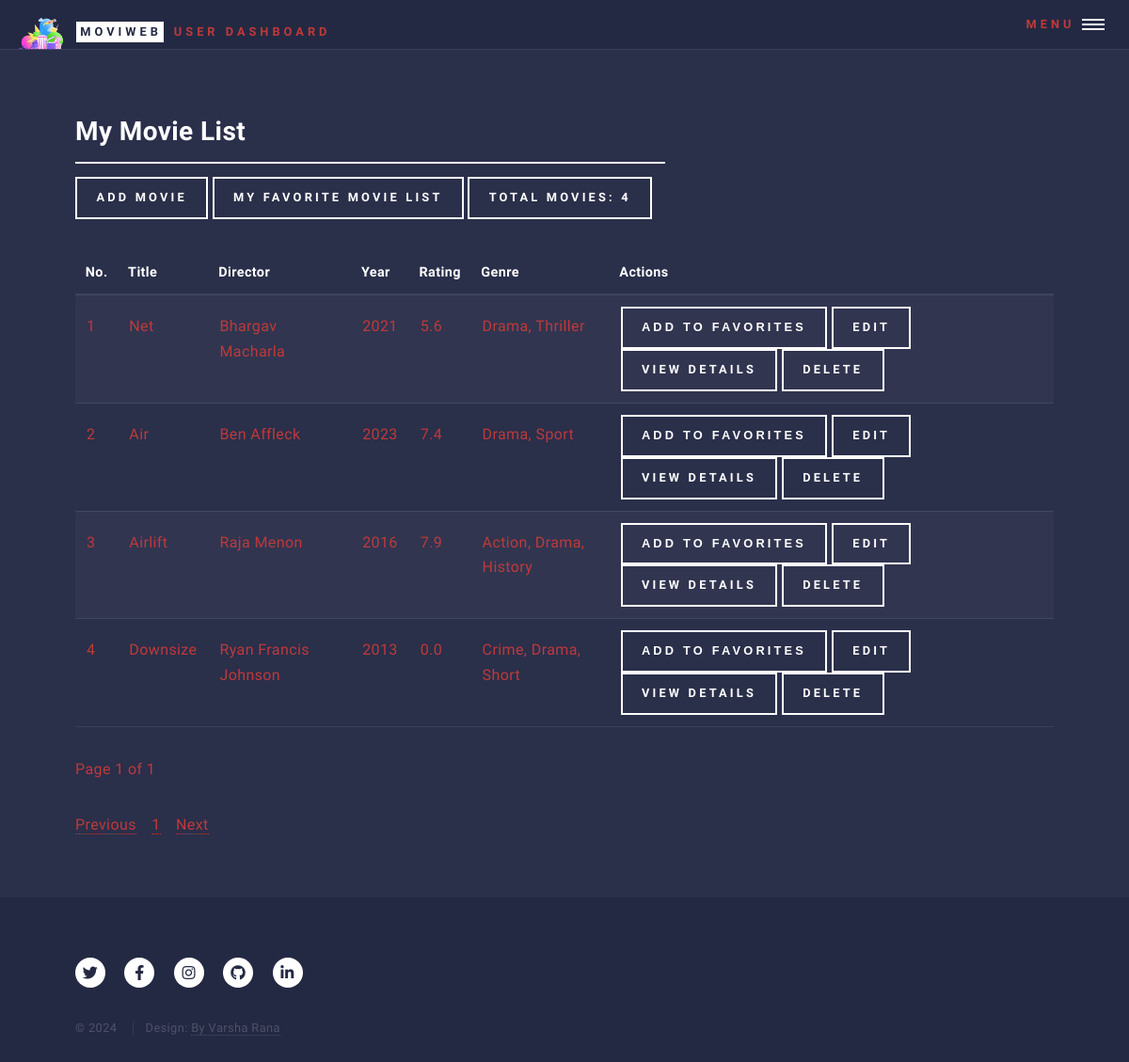
Page /user/my_movies (signed in) on the earlier database version.
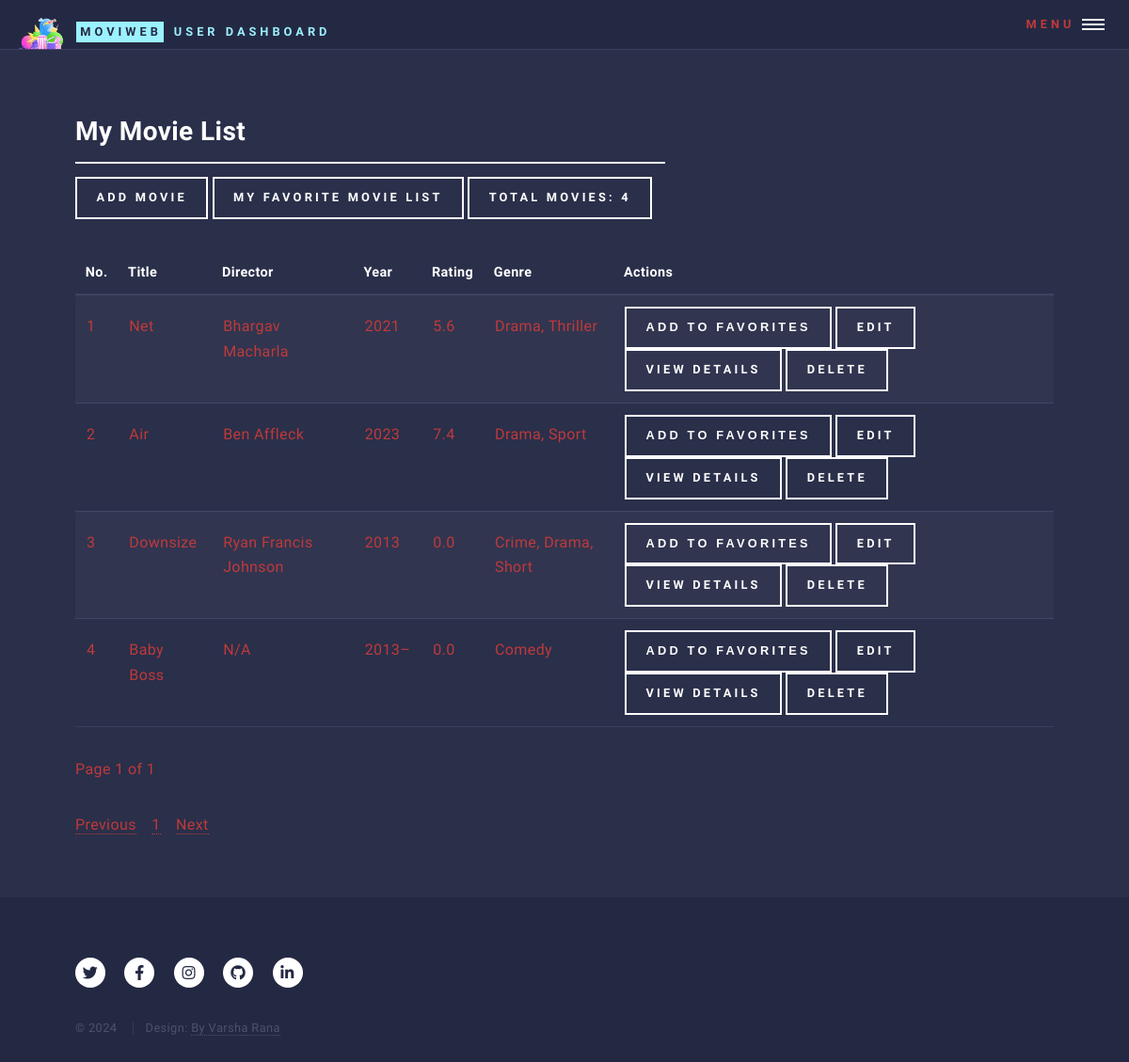
Same page on the later database version.
### models.py (models this page shows)
class Movie(db.Model):
    __tablename__ = 'movie'
    id = db.Column(db.Integer, primary_key=True)
    title = db.Column(db.String(100), nullable=False)
    year = db.Column(db.Integer, nullable=False)
    rating = db.Column(db.Float, nullable=False)
    poster = db.Column(db.String(255))  # Optional field to store movie posters
    plot = db.Column(db.Text)  # Optional field to store the plot
    imdbID = db.Column(db.String(255), nullable=True)  # IMDb ID or link
    trailer = db.Column(db.String(255), nullable=True)  # New field to store YouTube trailer URL
    user_id = db.Column(db.Integer, db.ForeignKey('user.id'))
    admin_id = db.Column(db.Integer, db.ForeignKey('admin.id'))
    director_id = db.Column(db.Integer, db.ForeignKey('director.id'), nullable=False)  # Foreign key to Director
    genres = db.relationship('Genre', secondary=movie_genre, backref='movies')
    favorites = db.relationship('Favorite', back_populates='movie', lazy=True)  # Add this line

class Director(db.Model):
    __tablename__ = 'director'
    id = db.Column(db.Integer, primary_key=True)
    name = db.Column(db.String(100), nullable=False, unique=True)
    movies = db.relationship('Movie', backref='director', lazy=True)

class Genre(db.Model):
    __tablename__ = 'genre'
    id = db.Column(db.Integer, primary_key=True)
    name = db.Column(db.String(50), unique=True, nullable=False)

### controllers/user_controllers/user_controller_for_my_movies.py (the view)
def my_movies():
    if not user_logged_in():
        return handle_not_logged_in()  # Handle case where user is not logged in
    user = user_logged_in()
    if user is None:
        return handle_invalid_user()
    page = request.args.get('page', 1, type=int)
    per_page = 5  # Number of movies per page
    favorite_movie_ids = [f.movie_id for f in Favorite.query.filter_by(user_id=user.id).all()]
    movies_query = (
        Movie.query
        .filter(Movie.user_id == user.id)
        .filter(Movie.id.notin_(favorite_movie_ids))
    )
    num_movies = movies_query.count()
    movies = movies_query.paginate(page=page, per_page=per_page, error_out=False)
    return render_template('my_movies.html', num_movies=num_movies, movies=movies)

### controllers/common_fun.py (called while the page is built)
def user_logged_in():
    user_id = session.get('user_id')
    if user_id:
        return User.query.get(user_id)  # This should return the User object or None
    return None

### templates/user/my_movies.html (shortened to what this page needs)
<!DOCTYPE HTML>
<html>
<head>
    <link rel="stylesheet" href="../../static/css/main.css"/>
</head>
<body class="is-preload">
<div id="wrapper">
    <header id="header" class="alt">
        {% include 'partials/user_header.html' %}
    </header>
    <div id="main">
        <section id="my-movies">
            <div class="inner">
                <header class="major">
                    <h2>My Movie List</h2>
                    <a href="{{ url_for('user_bp.user_add_movie') }}" class="button">
                        Add Movie
                    </a>
                    <a href="{{ url_for('user_bp.user_favorites') }}" class="button">
                        My Favorite Movie List
                    </a>
                    <label class="button">Total Movies: {{ num_movies }}</label>
                </header>
                {% include 'partials/my_movies_content.html' %}
            </div>
        </section>
    </div>
    <footer id="footer">
        {% include 'partials/movie_web_app_footer.html' %}
    </footer>
</div>
</body>
</html>

### templates/partials/my_movies_content.html (shortened to what this page needs)
<div id="my-movies-content">
    <table id="my-movies-table">
        <thead>
        <tr>
            <th>No.</th>
            <th>Title</th>
            <th>Director</th>
            <th>Year</th>
            <th>Rating</th>
            <th>Genre</th>
            <th>Actions</th>
        </tr>
        </thead>
        <tbody>
        {% set start_no = (movies.page - 1) * movies.per_page + 1 %}
        {% for movie in movies.items %}
        <tr>
            <td>{{ start_no + loop.index0 }}</td>
            <td>{{ movie.title }}</td>
            <td>{{ movie.director.name }}</td>
            <td>{{ movie.year }}</td>
            <td>{{ movie.rating }}</td>
            <td>
                {% for genre in movie.genres %}
                {{ genre.name }}{% if not loop.last %}, {% endif %}
                {% endfor %}
            </td>
            <td>
                <form action="{{ url_for('user_bp.add_to_favorites', movie_id=movie.id) }}" method="post"
                      style="display:inline;">
                    <button type="submit" class="button">Add to Favorites</button>
                </form>
                <a href="{{ url_for('user_bp.user_edit_movie', movie_id=movie.id) }}"
                   class="button">Edit</a>
                <a href="{{ url_for('user_bp.user_view_movie_details', movie_id=movie.id) }}" class="button">
                    View Details
                </a>
                <form action="{{ url_for('user_bp.delete_movie', movie_id=movie.id) }}" method="post"
                      onsubmit="return confirmDeletion()"
                      style="display:inline;">
                    <input type="submit" value="Delete" class="button"/>
                </form>
            </td>
        </tr>
        {% endfor %}
        </tbody>
    </table>
    <p>Page {{ movies.page }} of {{ movies.pages }}</p>
    <div id="pagination-container-my-movies">
        <nav aria-label="Page navigation">
            <ul class="pagination">
                {% if movies.has_prev %}
                <li class="page-item">
                    <a class="page-link"
                       href="{{ url_for('user_bp.my_movies', page=movies.prev_num) }}">Previous</a>
                </li>
                {% else %}
                <li class="page-item disabled">
                    <a class="page-link" href="#">Previous</a>
                </li>
                {% endif %}
                {% for page_num in movies.iter_pages() %}
                {% if page_num %}
                <li class="page-item {% if page_num == movies.page %}active{% endif %}">
                    <a class="page-link" href="{{ url_for('user_bp.my_movies', page=page_num) }}">{{ page_num }}</a>
                </li>
                {% else %}
                <li class="page-item disabled">
                    <a class="page-link" href="#">...</a>
                </li>
                {% endif %}
                {% endfor %}
                {% if movies.has_next %}
                <li class="page-item">
                    <a class="page-link"
                       href="{{ url_for('user_bp.my_movies', page=movies.next_num) }}">Next</a>
                </li>
                {% else %}
                <li class="page-item disabled">
                    <a class="page-link" href="#">Next</a>
                </li>
                {% endif %}
            </ul>
        </nav>
    </div>
</div>

Differences in the rows shown:
no longer on this page (row unchanged): Movie: index0 "3", title "Airlift", director.name "Raja Menon", year "2016", rating "7.9", Genre (name "Drama")
no longer on this page (row unchanged): Genre: name "Action", shown under "3"
no longer on this page (row unchanged): Genre: name "History", shown under "3"
computed for Movie "Downsize": index0 "4" → "3"
added Movie: index0 "4", title "Baby Boss", director.name "N/A", year "2013–", rating "0.0"
added Genre: name "Comedy", shown under "4"
